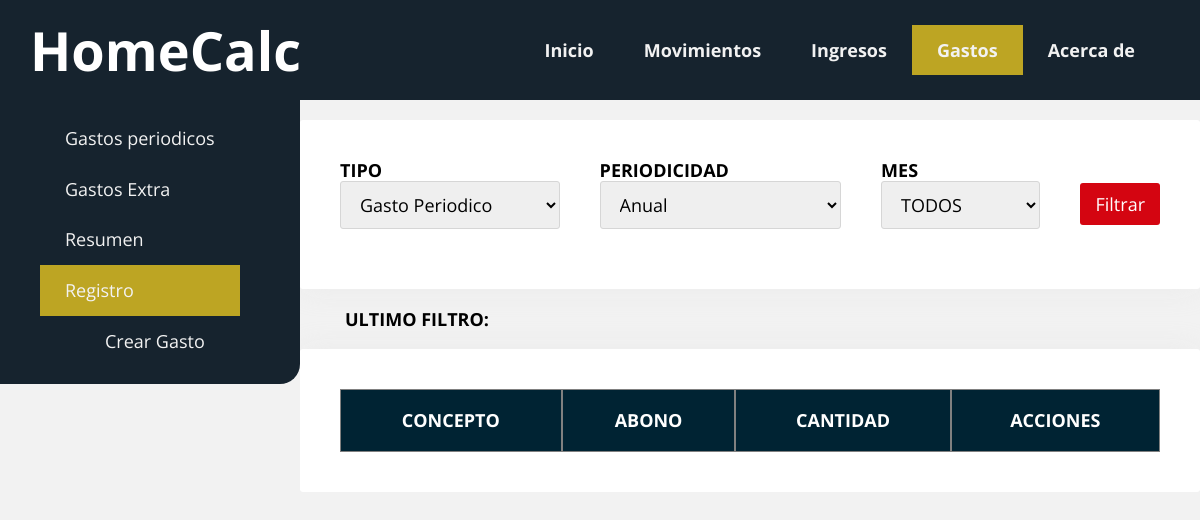
/manage_expenses, run on the app's committed database.
### tables this page shows
CREATE TABLE paginas (
	id INTEGER NOT NULL PRIMARY KEY AUTOINCREMENT,
	nombre TEXT(125) NOT NULL,
	enlace TEXT(250) DEFAULT ('#'),
	activo boolean DEFAULT (1)
);

### homecalc.py (the view)
@app.route("/manage_expenses")
def manage_expenses():
    nav_buttons_query_results = nav_buttons()
    periodicity_list_query_results = periodicity_list()[1:]
    years_list_query_results = yearslist2filter()[1:]
    months_list_query_results = months_list()
    return render_template('expenses/manage_expenses.html', nav_buttons_query_results=nav_buttons_query_results, periodicity_list_query_results=periodicity_list_query_results, years_list_query_results=years_list_query_results, months_list_query_results=months_list_query_results)

### homecalc.py (called while the page is built)
def dbconnection():
    connection = sqlite3.connect('src/db/database/homecalc.db')
    cursor = connection.cursor()
    return connection, cursor

def nav_buttons():
    connection, cursor = dbconnection()
    webcall = open('src/db/webcalls/nav_buttons.sql', mode='r')
    nav_buttons_query = webcall.read()
    webcall.close()
    try:
        cursor.execute(nav_buttons_query)
        nav_buttons_query_results = cursor.fetchall()
    except Exception as e:
        print(f"Error al ejecutar la query: {e}")
    finally:
        connection.close()
        return nav_buttons_query_results

def yearslist2filter():
    connection, cursor = dbconnection()
    webcall = open('src/db/webcalls/get_year_2_filter.sql', mode='r')
    years_list_2_filter = webcall.read()
    webcall.close()
    try:
        cursor.execute(years_list_2_filter)
        years_list_2_filter_query_results = cursor.fetchall()
    except Exception as e:
        print(f"Error at Years 2 filter query: {e}")
    finally:
        connection.close()
        return years_list_2_filter_query_results

def months_list():
    connection, cursor = dbconnection()
    webcall = open('src/db/webcalls/months.sql', mode='r')
    months_list = webcall.read()
    webcall.close()
    months_list_query_results = []
    try:
        cursor.execute(months_list)
        months_list_query_results = cursor.fetchall()
    except Exception as e:
        print(f"Error at Months query: {e}")
    finally:
        connection.close()
    return months_list_query_results

def periodicity_list():
    connection, cursor = dbconnection()
    webcall = open('src/db/webcalls/expenses/expenses_periodicity.sql', mode='r')
    periodicity_list = webcall.read()
    webcall.close()
    try:
        cursor.execute(periodicity_list)
        periodicity_list_query_results = cursor.fetchall()
    except Exception as e:
        print(f"Error at periodicity query: {e}")
    finally:
        connection.close()
        return periodicity_list_query_results

### templates/expenses/manage_expenses.html (shortened to what this page needs)
{% extends './base.html' %}
{% block main %}
<nav class="nav-main menu menu-izquierda">
    <ul>
        <li><a href="{{url_for('periodic_expenses')}}">Gastos periodicos</a></li>
        <li><a href="{{url_for('extra_expenses')}}">Gastos Extra</a></li>
        <li><a href="{{url_for('summary_expenses')}}">Resumen</a></li>
        <li><a class="active" href="{{url_for('manage_expenses')}}">Registro</a>
            <ul>
                <li><a href="{{url_for('record_expenses')}}">Crear Gasto</a></li>
            </ul>
        </li>
    </ul>
</nav>
<section class="contenedor">
    <form action="/manage_expenses_filter" method="POST" class="card filter-form margen-inferior">
        <div class="margen-derecha">
            <label for="tipo" style="font-weight: bold;">TIPO</label>
            <select name="tipo" class="input">
                <option name="selected_expense_concept" value="P">Gasto Periodico</option>
            </select>
        </div>
        <div class="margen-derecha">
            <label for="periodicidad" style="font-weight: bold;">PERIODICIDAD</label>
            <select name="periodicidad" class="input">
                {% for periodicty in periodicity_list_query_results%}
                    <option name="selected_periodicity" value="{{ periodicty.0 }}">{{ periodicty.1 }}</option>
                {% endfor %}
            </select>
        </div>
        <div class="margen-derecha">
            <label for="mes" style="font-weight: bold;">MES</label>
            <select name="mes" class="input">
                {% for month in months_list_query_results%}
                    <option name="selected_month" value="{{ month.0 }}">{{ month.1 }}</option>
                {% endfor %}
            </select>
        </div>
        <button class="boton" type="submit">Filtrar</button>
    </form>
    <div class="contenedor">
        <a style="font-weight: bold;">ULTIMO FILTRO: </a>{{ filtered_data }}
    </div>
    <table class="card tabla" id="tabla">
        <thead class="tabla-encabezado-fijo">
            <tr>
                <th class="texto-centrado">CONCEPTO</td>
                <th class="texto-centrado">ABONO</td>
                <th class="texto-centrado">CANTIDAD</td>
                <th class="texto-centrado">ACCIONES</td>
            </tr>
        </thead>
    </table>
</section>
{% endblock %}

### templates/base.html (shortened to what this page needs)
<!DOCTYPE html>
<html>
<head>
    <link rel="stylesheet" href="{{ url_for('static', filename='css/normalize.css') }}">
    <link rel="stylesheet" href="{{ url_for('static', filename='css/framework.css') }}">
    <link rel="stylesheet" href="{{ url_for('static', filename='css/style.css') }}">
</head>
<body class="col-5">
    <header class="top-header">
        <h1 class="top-title padding-izquierda display-2">HomeCalc</h1>
        <nav class="top-nav menu menu-derecha">
            <ul class="nav-top_menu">
                {% for button in nav_buttons_query_results %}
                    <li class="nav-top_menu--option
                    {% if request.path == url_for('manage_expenses') and button.1 == 'expenses' %}active{% endif %}
                    {% if request.path == url_for('about') and button.1 == 'about' %}active{% endif %}">
                    <a href="{{ button.1 }}">{{ button.0 }}</a></li>
                {% endfor %}
            </ul>
        </nav>
    </header>
    <main class="contenedor-ancho main-distribution no-margen no-padding">
        {% block main %}{% endblock %}
    </main>
</body>
</html>

### static/css/framework.css (style rules this page uses)
*, *::after, *::before { box-sizing: border-box; }
:root { --fuente: 'Open Sans', sans-serif; --fondo: #f2f2f2; --ancho-contenedor: 1200px; --color-primario: #252525; --color-primario-accion: rgb(81, 20, 194); --color-secundario: rgb(212, 5, 17); --color-secundario-accion: rgb(0, 131, 61); --color-terciario: rgb(255, 204, 0); --color-table_header: rgb(9, 25, 77); --color-filas_tabla: #D7D7D7; --color-text_menu: #f2f2f2; }
body { background: var(--fondo); font-family: var(--fuente); font-size: 18px; display: flex; flex-direction: column; min-height: 100vh; overflow-y: scroll; }
.contenedor { max-width: 90%; width: var(--ancho-contenedor); margin: 20px auto; overflow: hidden; }
.contenedor-ancho { width: 100%; padding: 0 40px; margin: 20px auto; }
.card { padding: 40px; background: #fff; border-radius: 3px; box-shadow: 0px 0px 30px rgba(221,221,221,0.3); }
.col-5 { grid-template-columns: repeat(5, 1fr); }
.menu { background: #252525; display: flex; flex-wrap: wrap; padding-right: 40px; }
.menu ul { display: flex; flex-direction: row; list-style-type: none; }
.menu a { color: var(--color-text_menu); text-decoration: none; display: flex; align-items: center; padding: 15px 25px; transition: .3s ease all; font-size: 18px; justify-content: space-between; transition: background-color 2s ; }
.active { color: var(--color-primario); background: var(--color-terciario); }
h1, h2, h3, h4, h5, h6 { margin-top: 0; }
.display-2 { font-weight: 700; font-size: 54px; }
.tabla { width: 100%; background-color: white; text-align: left; border-collapse: separate; border-spacing: 0px; }
.tabla td, th { padding: 20px; border: 0.5px solid grey; }
.tabla thead { background-color: var(--color-table_header); border-bottom: 5px solid black; color: white; font-weight: bold; box-shadow: 0 -20px 0 20px #fff; }
.tabla-encabezado-fijo { position: sticky; top: 0; }
form * { font-family: var(--fuente); }
form .input { padding: 10px 15px; border-radius: 3px; border: 1px solid #d6d6d6; transition: .3s ease all; width: 100%; margin-bottom: 20px; }
.boton { background: var(--color-secundario); border: none; cursor: pointer; color: #fff; display: inline-block; padding: 10px 15px; border-radius: 3px; text-align: center; line-height: 22px; transition: .3s ease all; text-decoration: none; }
.no-margen { margin:0 }
.margen-inferior { margin-bottom: 20px; }
.margen-derecha { margin-right: 20px; }
.no-padding { padding: 0px; }
.padding-izquierda { padding-left: 20px; }
.texto-centrado { text-align: center; }
.menu-derecha { justify-content: flex-end; }
.menu-izquierda { justify-content: flex-start; }

### static/css/style.css (style rules this page uses)
:root { --header-hight: 100px; --dinamic-100-width: 100dvw; --dinamic-100-height: 100dvhS; --color-1: #16232e; --color-2: #164c45; --color-3: #cc8d1a; --color-4: #e3c75f; --color-5: #bda523; --color-terciario: #bda523; --color-table_header: #002333; }
@media screen and (min-width: 1024px) { .main-distribution { width: var(--dinamic-100-width); display: flex; flex-direction: row; justify-content: space-between; } }
@media screen and (min-width: 1024px) { .nav-main { background: var(--color-1); width: var(--dinamic-100-width); align-self: flex-start; margin-top: -5px; z-index: 1; } }
@media screen and (min-width: 1024px) { .filter-form { display: flex; gap: 20px; align-items: center; } }

### data on the page
paginas: nombre "Inicio"
paginas: nombre "Movimientos"
paginas: nombre "Ingresos"
paginas: nombre "Gastos"
paginas: nombre "Acerca de"

### other printed values
form field periodicidad "Anual"
form field mes "TODOS"
